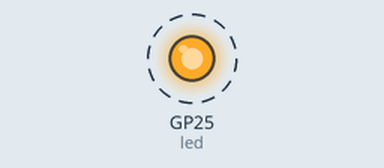
This program was run on a simulated Raspberry Pi Pico running MicroPython. Shown: output pins drawn as LEDs (lit = HIGH). Dashed ring = blinking.

Above: at 0.5 s.
Timing chart, 0 to 4.6 s (numbered marks = the images above):
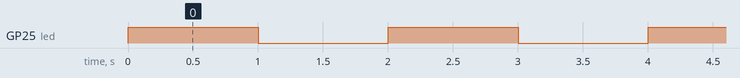

The program:

main.py
```python
#importiamo l'oggetto Pin dal modulo machine e la funzione sleep dal modulo time
from machine import Pin
from time import sleep

#pin del led di sistema
LED_DEFAULT = 25

#creazione del led tramite un oggetto Pin, tra parentesi il pin e se è di input o output
led = Pin(LED_DEFAULT, Pin.OUT)

#ciclo infinito
while True:
  led.toggle()
  sleep(1)
  #cambia il valore del led (0 o 1) ogni secondo
```

Measured:
- by itself, GP25 (led): alternates HIGH for 1.0 s and LOW for 1.0 s
